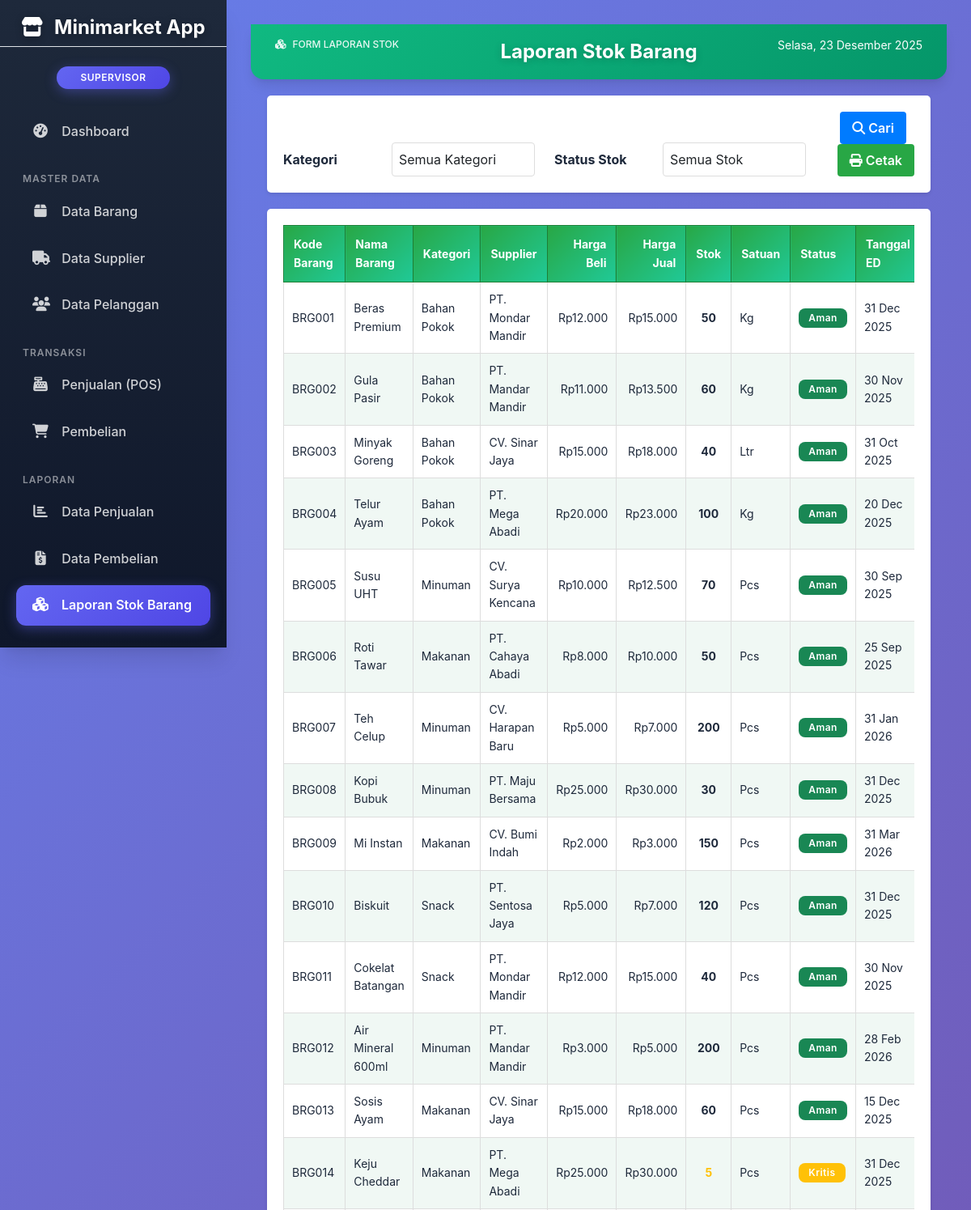
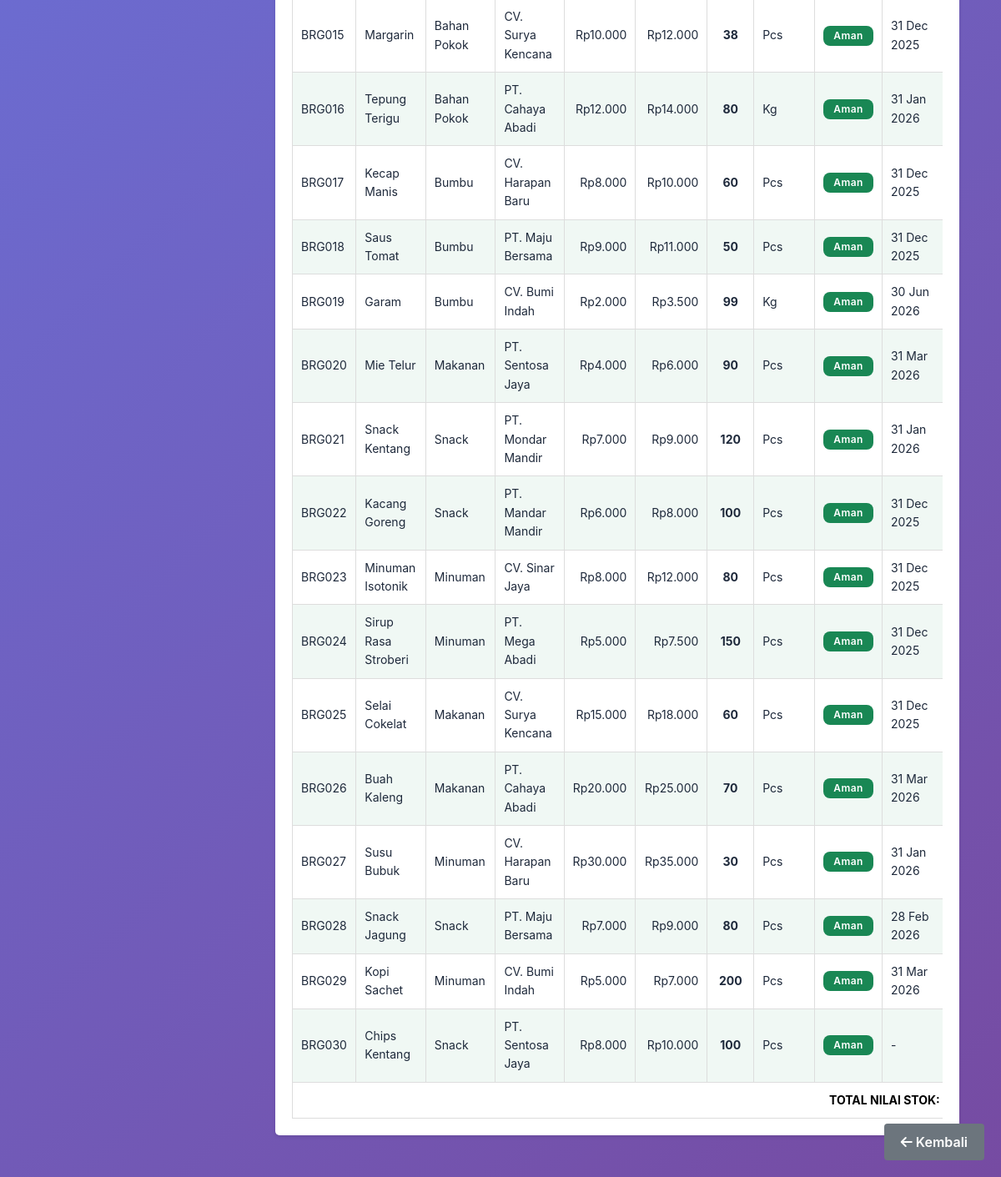
The page /pages/report_products.php (signed in) on the database its author committed (2 pictures, top to bottom).
### tables this page shows
CREATE TABLE `products` (
  `product_id` int(11) NOT NULL,
  `kode_barang` varchar(50) NOT NULL COMMENT 'Kode unik barang/SKU',
  `nama_barang` varchar(150) NOT NULL,
  `supplier_id` int(11) NOT NULL,
  `harga_beli` decimal(10,2) NOT NULL COMMENT 'Harga modal per satuan',
  `harga_jual` decimal(10,2) NOT NULL COMMENT 'Harga jual per satuan',
  `stok` int(11) NOT NULL DEFAULT 0 COMMENT 'Stok fisik saat ini',
  `satuan` varchar(20) DEFAULT NULL COMMENT 'Satuan barang (Pcs, Box, Kg)',
  `kategori` varchar(50) DEFAULT NULL,
  `tanggal_ed` date DEFAULT NULL COMMENT 'Tanggal Kedaluwarsa',
  `created_at` timestamp NOT NULL DEFAULT current_timestamp()
);

CREATE TABLE `supplier` (
  `supplier_id` int(11) NOT NULL,
  `nama_supplier` varchar(150) NOT NULL COMMENT 'Nama Perusahaan Supplier',
  `alamat` text DEFAULT NULL COMMENT 'Alamat Kantor Supplier',
  `no_telepon` varchar(15) DEFAULT NULL COMMENT 'Nomor Telepon/Kontak',
  `nama_kontak` varchar(100) DEFAULT NULL COMMENT 'Nama Kontak Person',
  `created_at` timestamp NOT NULL DEFAULT current_timestamp()
);

### pages/report_products.php (the view, shortened to what this page needs)
<?php
include "../config/koneksi.php";
$is_connected = isset($koneksi) && $koneksi instanceof mysqli && $koneksi->connect_error === null;
$user_role = $_SESSION['role'] ?? 'kasir';
function formatRupiah($angka) {
    return 'Rp' . number_format($angka, 0, ',', '.');
}
function formatTanggalIndo($tanggal) {
    $bulan = [
        1 => 'Januari', 2 => 'Februari', 3 => 'Maret', 4 => 'April',
        5 => 'Mei', 6 => 'Juni', 7 => 'Juli', 8 => 'Agustus',
        9 => 'September', 10 => 'Oktober', 11 => 'November', 12 => 'Desember'
    ];
    $hari = ['Minggu', 'Senin', 'Selasa', 'Rabu', 'Kamis', 'Jumat', 'Sabtu'];
    $timestamp = strtotime($tanggal);
    $hari_nama = $hari[date('w', $timestamp)];
    $tanggal_format = date('d', $timestamp) . ' ' . $bulan[(int)date('n', $timestamp)] . ' ' . date('Y', $timestamp);
    return $hari_nama . ', ' . $tanggal_format;
}
$filter_stok = $_GET['stok'] ?? 'all';
$products_data = [];
if ($is_connected) {
    $sql = "SELECT
                p.product_id,
                p.kode_barang,
                p.nama_barang,
                p.harga_beli,
                p.harga_jual,
                p.stok,
                p.satuan,
                p.kategori,
                p.tanggal_ed,
                s.nama_supplier
            FROM products p
            LEFT JOIN supplier s ON p.supplier_id = s.supplier_id
            WHERE 1=1";
    $sql .= " ORDER BY p.kode_barang ASC";
    $stmt = $koneksi->prepare($sql);
    if ($stmt) {
        $stmt->execute();
        $result = $stmt->get_result();
        while ($row = $result->fetch_assoc()) {
            $nilai_stok = $row['stok'] * $row['harga_beli'];
            $products_data[] = [
                'product_id' => $row['product_id'],
                'kode_barang' => $row['kode_barang'],
                'nama_barang' => $row['nama_barang'],
                'harga_beli' => $row['harga_beli'],
                'harga_jual' => $row['harga_jual'],
                'stok' => $row['stok'],
                'satuan' => $row['satuan'],
                'kategori' => $row['kategori'],
                'tanggal_ed' => $row['tanggal_ed'],
                'nama_supplier' => $row['nama_supplier'],
                'nilai_stok' => $nilai_stok
            ];
        }
    }
}
function formatTanggalED($tanggal) {
    if (empty($tanggal) || $tanggal == '0000-00-00') return '-';
    return date('d M Y', strtotime($tanggal));
}
function getStokStatus($stok) {
    if ($stok == 0) {
        return '<span class="badge bg-danger">Habis</span>';
    } elseif ($stok <= 10) {
        return '<span class="badge bg-warning">Kritis</span>';
    } else {
        return '<span class="badge bg-success">Aman</span>';
    }
}
?>
<!DOCTYPE html>
<html lang="id">
<head>
<link href="https://cdn.jsdelivr.net/npm/bootstrap@5.3.2/dist/css/bootstrap.min.css" rel="stylesheet">
<link rel="stylesheet" href="https://cdnjs.cloudflare.com/ajax/libs/font-awesome/6.5.1/css/all.min.css">
<link rel="stylesheet" href="../assets/css/modern-style.css">
</head>
<body>
<nav id="sidebar">
    <h4 class="text-center mb-4 border-bottom pb-2 text-white">
        <i class="fas fa-store me-2"></i> Minimarket App
    </h4>
    <p class="text-center badge bg-primary mx-auto d-block w-50"><?= strtoupper($user_role); ?></p>
    <ul class="nav flex-column p-2">
        <li class="nav-item">
            <a class="nav-link" href="dashboard.php">
                <i class="fas fa-tachometer-alt"></i> Dashboard
            </a>
        </li>
        <?php if (in_array($user_role, ['manager', 'supervisor'])): ?>
        <li class="nav-item mt-3">
            <strong class="text-secondary small">MASTER DATA</strong>
        </li>
        <li class="nav-item">
            <a class="nav-link" href="products.php"><i class="fas fa-box"></i> Data Barang</a>
        </li>
        <li class="nav-item">
            <a class="nav-link" href="suppliers.php"><i class="fas fa-truck"></i> Data Supplier</a>
        </li>
        <li class="nav-item">
            <a class="nav-link" href="data_pelanggan.php"><i class="fas fa-users"></i> Data Pelanggan</a>
        </li>
        <?php endif; ?>
        <li class="nav-item mt-3">
            <strong class="text-secondary small">TRANSAKSI</strong>
        </li>
        <li class="nav-item">
            <a class="nav-link" href="sales_transaction.php"><i class="fas fa-cash-register"></i> Penjualan (POS)</a>
        </li>
        <?php if (in_array($user_role, ['manager', 'supervisor'])): ?>
        <li class="nav-item">
            <a class="nav-link" href="purchases_transaction.php"><i class="fas fa-shopping-cart"></i> Pembelian</a>
        </li>
        <?php endif; ?>
        <?php if (in_array($user_role, ['manager', 'supervisor'])): ?>
        <li class="nav-item mt-3">
            <strong class="text-secondary small">LAPORAN</strong>
        </li>
        <li class="nav-item">
            <a class="nav-link" href="report_sales.php"><i class="fas fa-chart-bar"></i> Data Penjualan</a>
        </li>
        <li class="nav-item">
            <a class="nav-link" href="report_purchases.php"><i class="fas fa-file-invoice-dollar"></i> Data Pembelian</a>
        </li>
        <li class="nav-item">
            <a class="nav-link active-page" href="report_products.php"><i class="fas fa-cubes"></i> Laporan Stok Barang</a>
        </li>
        <?php endif; ?>
    </ul>
</nav>
<div id="main-content">
    <div class="header-green">
        <div class="header-subtitle"><i class="fas fa-cubes me-2"></i>FORM LAPORAN STOK</div>
        <div class="header-title">Laporan Stok Barang</div>
        <div class="header-date"><?= formatTanggalIndo(date('Y-m-d')) ?></div>
    </div>
    <div class="form-container filter-container">
        <form method="GET" action="report_products.php" id="filterForm">
            <div class="row align-items-end">
                <div class="col-md-2">
                    <label class="form-label fw-bold">Kategori</label>
                </div>
                <div class="col-md-3">
                    <div class="form-group mb-0">
                        <select class="form-control" name="kategori">
                            <option value="">Semua Kategori</option>
                        </select>
                    </div>
                </div>
                <div class="col-md-2">
                    <label class="form-label fw-bold">Status Stok</label>
                </div>
                <div class="col-md-3">
                    <div class="form-group mb-0">
                        <select class="form-control" name="stok">
                            <option value="all" <?= $filter_stok == 'all' ? 'selected' : '' ?>>Semua Stok</option>
                        </select>
                    </div>
                </div>
                <div class="col-md-2 text-end">
                    <button type="submit" class="btn btn-search">
                        <i class="fas fa-search"></i> Cari
                    </button>
                    <button type="button" class="btn btn-print" onclick="window.print()">
                        <i class="fas fa-print"></i> Cetak
                    </button>
                </div>
            </div>
        </form>
    </div>
    <div class="print-area">
        <div class="form-container">
            <div class="table-responsive">
                <table class="report-table">
                <thead>
                    <tr>
                        <th>Kode Barang</th>
                        <th>Nama Barang</th>
                        <th>Kategori</th>
                        <th>Supplier</th>
                        <th class="text-end">Harga Beli</th>
                        <th class="text-end">Harga Jual</th>
                        <th class="text-center">Stok</th>
                        <th>Satuan</th>
                        <th>Status</th>
                        <th>Tanggal ED</th>
                    </tr>
                </thead>
                <tbody>
                    <?php if (empty($products_data)): ?>
                        <tr>
                            <td colspan="11" class="text-center text-muted" style="padding:50px;">
                                Tidak ada data barang untuk filter yang dipilih.
                            </td>
                        </tr>
                    <?php else: ?>
                        <?php foreach ($products_data as $row): ?>
                            <tr>
                                <td><?= htmlspecialchars($row['kode_barang']) ?></td>
                                <td><?= htmlspecialchars($row['nama_barang']) ?></td>
                                <td><?= htmlspecialchars($row['kategori'] ?? '-') ?></td>
                                <td><?= htmlspecialchars($row['nama_supplier'] ?? '-') ?></td>
                                <td class="text-end"><?= formatRupiah($row['harga_beli']) ?></td>
                                <td class="text-end"><?= formatRupiah($row['harga_jual']) ?></td>
                                <td class="text-center fw-bold <?= $row['stok'] == 0 ? 'text-danger' : ($row['stok'] <= 10 ? 'text-warning' : '') ?>">
                                    <?= $row['stok'] ?>
                                </td>
                                <td><?= htmlspecialchars($row['satuan'] ?? '-') ?></td>
                                <td><?= getStokStatus($row['stok']) ?></td>
                                <td><?= formatTanggalED($row['tanggal_ed']) ?></td>
                            </tr>
                        <?php endforeach; ?>
                        <tr class="table-info">
                            <td colspan="10" class="text-end fw-bold">TOTAL NILAI STOK:</td>
                        </tr>
                    <?php endif; ?>
                </tbody>
                </table>
            </div>
        </div>
    </div>
    <button type="button" class="btn btn-back" onclick="window.location.href='dashboard.php'">
        <i class="fas fa-arrow-left"></i> Kembali
    </button>
</div>
</body>
</html>

### assets/css/modern-style.css (style rules this page uses)
:root { --primary-color: #6366f1; --primary-dark: #4f46e5; --primary-light: #818cf8; --secondary-color: #10b981; --danger-color: #ef4444; --warning-color: #f59e0b; --info-color: #3b82f6; --dark-color: #1e293b; --light-bg: #f8fafc; --card-bg: #ffffff; --text-primary: #1e293b; --text-secondary: #64748b; --border-color: #e2e8f0; --shadow-sm: 0 1px 2px 0 rgba(0, 0, 0, 0.05); --shadow-md: 0 4px 6px -1px rgba(0, 0, 0, 0.1), 0 2px 4px -1px rgba(0, 0, 0, 0.06); --shadow-lg: 0 10px 15px -3px rgba(0, 0, 0, 0.1), 0 4px 6px -2px rgba(0, 0, 0, 0.05); --shadow-xl: 0 20px 25px -5px rgba(0, 0, 0, 0.1), 0 10px 10px -5px rgba(0, 0, 0, 0.04); }
* { margin: 0; padding: 0; box-sizing: border-box; }
body { font-family: "Inter", "Segoe UI", -apple-system, BlinkMacSystemFont, "Roboto", sans-serif; background: linear-gradient(135deg, #667eea 0%, #764ba2 100%); background-attachment: fixed; color: var(--text-primary); line-height: 1.6; }
#sidebar { position: fixed; top: 0; left: 0; height: 100vh; width: 280px; z-index: 1000; background: linear-gradient(180deg, #1e293b 0%, #0f172a 100%); box-shadow: var(--shadow-xl); padding: 20px 0; transition: all 0.3s cubic-bezier(0.4, 0, 0.2, 1); overflow-y: auto; }
#sidebar h4 { color: #ffffff; font-weight: 700; font-size: 1.5rem; text-align: center; margin-bottom: 10px; padding: 0 20px; text-shadow: 0 2px 10px rgba(0, 0, 0, 0.3); }
#sidebar .badge { background: linear-gradient( 135deg, var(--primary-color), var(--primary-dark) ); padding: 8px 16px; border-radius: 20px; font-weight: 600; letter-spacing: 0.5px; box-shadow: 0 4px 15px rgba(99, 102, 241, 0.4); }
#sidebar .nav-link { color: rgba(255, 255, 255, 0.8); padding: 12px 20px; margin: 4px 12px; border-radius: 12px; transition: all 0.3s cubic-bezier(0.4, 0, 0.2, 1); font-weight: 500; position: relative; overflow: hidden; }
#sidebar .nav-link::before { content: ""; position: absolute; top: 0; left: -100%; width: 100%; height: 100%; background: linear-gradient( 90deg, transparent, rgba(255, 255, 255, 0.1), transparent ); transition: left 0.5s; }
#sidebar .nav-link.active, #sidebar .nav-link.active-page { background: linear-gradient( 135deg, var(--primary-color), var(--primary-dark) ); color: #ffffff; box-shadow: 0 4px 15px rgba(99, 102, 241, 0.4); font-weight: 600; }
#sidebar .nav-link i { margin-right: 12px; width: 20px; text-align: center; font-size: 1.1rem; }
#sidebar .text-secondary { color: rgba(255, 255, 255, 0.5) !important; font-size: 0.75rem; font-weight: 600; text-transform: uppercase; letter-spacing: 1px; margin-top: 20px; padding: 0 20px; }
#main-content { margin-left: 280px; padding: 30px; min-height: 100vh; background: transparent; }
.btn { border-radius: 12px; padding: 10px 24px; font-weight: 600; transition: all 0.3s cubic-bezier(0.4, 0, 0.2, 1); border: none; position: relative; overflow: hidden; }
.btn::before { content: ""; position: absolute; top: 50%; left: 50%; width: 0; height: 0; border-radius: 50%; background: rgba(255, 255, 255, 0.3); transform: translate(-50%, -50%); transition: width 0.6s, height 0.6s; }
.form-control { border: 2px solid var(--border-color); border-radius: 12px; padding: 12px 16px; transition: all 0.3s; background: white; }
.form-label { font-weight: 600; color: var(--text-primary); margin-bottom: 8px; }
.badge { padding: 6px 12px; border-radius: 8px; font-weight: 600; font-size: 0.75rem; letter-spacing: 0.5px; }
.header-green { background: linear-gradient(135deg, var(--secondary-color) 0%, #059669 100%); color: white; padding: 24px 30px; margin-bottom: 24px; border-radius: 0 0 16px 16px; box-shadow: var(--shadow-lg); }
.header-green .header-title { font-size: 28px; font-weight: 700; text-align: center; text-shadow: 0 2px 10px rgba(0, 0, 0, 0.2); }
.header-green .header-subtitle { font-size: 14px; opacity: 0.95; text-align: center; font-weight: 500; }
.form-container { background: var(--card-bg); padding: 24px; margin: 0 20px 20px 20px; border-radius: 16px; box-shadow: var(--shadow-lg); backdrop-filter: blur(10px); }

### rows shown on the page
products: kode_barang "BRG001", nama_barang "Beras Premium", kategori "Bahan Pokok", supplier.nama_supplier "PT. Mondar Mandir", harga_beli "Rp12.000", harga_jual "Rp15.000", stok "50", satuan "Kg", shows "Aman", tanggal_ed "31 Dec 2025"
products: kode_barang "BRG002", nama_barang "Gula Pasir", kategori "Bahan Pokok", supplier.nama_supplier "PT. Mandar Mandir", harga_beli "Rp11.000", harga_jual "Rp13.500", stok "60", satuan "Kg", shows "Aman", tanggal_ed "30 Nov 2025"
products: kode_barang "BRG003", nama_barang "Minyak Goreng", kategori "Bahan Pokok", supplier.nama_supplier "CV. Sinar Jaya", harga_beli "Rp15.000", harga_jual "Rp18.000", stok "40", satuan "Ltr", shows "Aman", tanggal_ed "31 Oct 2025"
products: kode_barang "BRG004", nama_barang "Telur Ayam", kategori "Bahan Pokok", supplier.nama_supplier "PT. Mega Abadi", harga_beli "Rp20.000", harga_jual "Rp23.000", stok "100", satuan "Kg", shows "Aman", tanggal_ed "20 Dec 2025"
products: kode_barang "BRG005", nama_barang "Susu UHT", kategori "Minuman", supplier.nama_supplier "CV. Surya Kencana", harga_beli "Rp10.000", harga_jual "Rp12.500", stok "70", satuan "Pcs", shows "Aman", tanggal_ed "30 Sep 2025"
products: kode_barang "BRG006", nama_barang "Roti Tawar", kategori "Makanan", supplier.nama_supplier "PT. Cahaya Abadi", harga_beli "Rp8.000", harga_jual "Rp10.000", stok "50", satuan "Pcs", shows "Aman", tanggal_ed "25 Sep 2025"
products: kode_barang "BRG007", nama_barang "Teh Celup", kategori "Minuman", supplier.nama_supplier "CV. Harapan Baru", harga_beli "Rp5.000", harga_jual "Rp7.000", stok "200", satuan "Pcs", shows "Aman", tanggal_ed "31 Jan 2026"
products: kode_barang "BRG008", nama_barang "Kopi Bubuk", kategori "Minuman", supplier.nama_supplier "PT. Maju Bersama", harga_beli "Rp25.000", harga_jual "Rp30.000", stok "30", satuan "Pcs", shows "Aman", tanggal_ed "31 Dec 2025"
products: kode_barang "BRG009", nama_barang "Mi Instan", kategori "Makanan", supplier.nama_supplier "CV. Bumi Indah", harga_beli "Rp2.000", harga_jual "Rp3.000", stok "150", satuan "Pcs", shows "Aman", tanggal_ed "31 Mar 2026"
products: kode_barang "BRG010", nama_barang "Biskuit", kategori "Snack", supplier.nama_supplier "PT. Sentosa Jaya", harga_beli "Rp5.000", harga_jual "Rp7.000", stok "120", satuan "Pcs", shows "Aman", tanggal_ed "31 Dec 2025"
products: kode_barang "BRG011", nama_barang "Cokelat Batangan", kategori "Snack", supplier.nama_supplier "PT. Mondar Mandir", harga_beli "Rp12.000", harga_jual "Rp15.000", stok "40", satuan "Pcs", shows "Aman", tanggal_ed "30 Nov 2025"
products: kode_barang "BRG012", nama_barang "Air Mineral 600ml", kategori "Minuman", supplier.nama_supplier "PT. Mandar Mandir", harga_beli "Rp3.000", harga_jual "Rp5.000", stok "200", satuan "Pcs", shows "Aman", tanggal_ed "28 Feb 2026"
products: kode_barang "BRG013", nama_barang "Sosis Ayam", kategori "Makanan", supplier.nama_supplier "CV. Sinar Jaya", harga_beli "Rp15.000", harga_jual "Rp18.000", stok "60", satuan "Pcs", shows "Aman", tanggal_ed "15 Dec 2025"
products: kode_barang "BRG014", nama_barang "Keju Cheddar", kategori "Makanan", supplier.nama_supplier "PT. Mega Abadi", harga_beli "Rp25.000", harga_jual "Rp30.000", stok "5", satuan "Pcs", shows "Kritis", tanggal_ed "31 Dec 2025"
products: kode_barang "BRG015", nama_barang "Margarin", kategori "Bahan Pokok", supplier.nama_supplier "CV. Surya Kencana", harga_beli "Rp10.000", harga_jual "Rp12.000", stok "38", satuan "Pcs", shows "Aman", tanggal_ed "31 Dec 2025"
products: kode_barang "BRG016", nama_barang "Tepung Terigu", kategori "Bahan Pokok", supplier.nama_supplier "PT. Cahaya Abadi", harga_beli "Rp12.000", harga_jual "Rp14.000", stok "80", satuan "Kg", shows "Aman", tanggal_ed "31 Jan 2026"
products: kode_barang "BRG017", nama_barang "Kecap Manis", kategori "Bumbu", supplier.nama_supplier "CV. Harapan Baru", harga_beli "Rp8.000", harga_jual "Rp10.000", stok "60", satuan "Pcs", shows "Aman", tanggal_ed "31 Dec 2025"
products: kode_barang "BRG018", nama_barang "Saus Tomat", kategori "Bumbu", supplier.nama_supplier "PT. Maju Bersama", harga_beli "Rp9.000", harga_jual "Rp11.000", stok "50", satuan "Pcs", shows "Aman", tanggal_ed "31 Dec 2025"
products: kode_barang "BRG019", nama_barang "Garam", kategori "Bumbu", supplier.nama_supplier "CV. Bumi Indah", harga_beli "Rp2.000", harga_jual "Rp3.500", stok "99", satuan "Kg", shows "Aman", tanggal_ed "30 Jun 2026"
products: kode_barang "BRG020", nama_barang "Mie Telur", kategori "Makanan", supplier.nama_supplier "PT. Sentosa Jaya", harga_beli "Rp4.000", harga_jual "Rp6.000", stok "90", satuan "Pcs", shows "Aman", tanggal_ed "31 Mar 2026"
products: kode_barang "BRG021", nama_barang "Snack Kentang", kategori "Snack", supplier.nama_supplier "PT. Mondar Mandir", harga_beli "Rp7.000", harga_jual "Rp9.000", stok "120", satuan "Pcs", shows "Aman", tanggal_ed "31 Jan 2026"
products: kode_barang "BRG022", nama_barang "Kacang Goreng", kategori "Snack", supplier.nama_supplier "PT. Mandar Mandir", harga_beli "Rp6.000", harga_jual "Rp8.000", stok "100", satuan "Pcs", shows "Aman", tanggal_ed "31 Dec 2025"
products: kode_barang "BRG023", nama_barang "Minuman Isotonik", kategori "Minuman", supplier.nama_supplier "CV. Sinar Jaya", harga_beli "Rp8.000", harga_jual "Rp12.000", stok "80", satuan "Pcs", shows "Aman", tanggal_ed "31 Dec 2025"
products: kode_barang "BRG024", nama_barang "Sirup Rasa Stroberi", kategori "Minuman", supplier.nama_supplier "PT. Mega Abadi", harga_beli "Rp5.000", harga_jual "Rp7.500", stok "150", satuan "Pcs", shows "Aman", tanggal_ed "31 Dec 2025"
products: kode_barang "BRG025", nama_barang "Selai Cokelat", kategori "Makanan", supplier.nama_supplier "CV. Surya Kencana", harga_beli "Rp15.000", harga_jual "Rp18.000", stok "60", satuan "Pcs", shows "Aman", tanggal_ed "31 Dec 2025"
products: kode_barang "BRG026", nama_barang "Buah Kaleng", kategori "Makanan", supplier.nama_supplier "PT. Cahaya Abadi", harga_beli "Rp20.000", harga_jual "Rp25.000", stok "70", satuan "Pcs", shows "Aman", tanggal_ed "31 Mar 2026"
products: kode_barang "BRG027", nama_barang "Susu Bubuk", kategori "Minuman", supplier.nama_supplier "CV. Harapan Baru", harga_beli "Rp30.000", harga_jual "Rp35.000", stok "30", satuan "Pcs", shows "Aman", tanggal_ed "31 Jan 2026"
products: kode_barang "BRG028", nama_barang "Snack Jagung", kategori "Snack", supplier.nama_supplier "PT. Maju Bersama", harga_beli "Rp7.000", harga_jual "Rp9.000", stok "80", satuan "Pcs", shows "Aman", tanggal_ed "28 Feb 2026"
products: kode_barang "BRG029", nama_barang "Kopi Sachet", kategori "Minuman", supplier.nama_supplier "CV. Bumi Indah", harga_beli "Rp5.000", harga_jual "Rp7.000", stok "200", satuan "Pcs", shows "Aman", tanggal_ed "31 Mar 2026"
products: kode_barang "BRG030", nama_barang "Chips Kentang", kategori "Snack", supplier.nama_supplier "PT. Sentosa Jaya", harga_beli "Rp8.000", harga_jual "Rp10.000", stok "100", satuan "Pcs", shows "Aman", tanggal_ed "-"

### other values the page prints
$user_role "SUPERVISOR"
